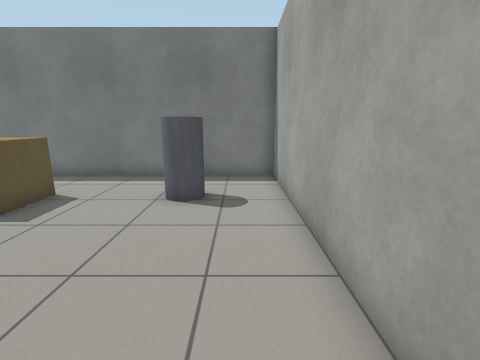
View 1 (above)

16 first-person views from a walk through a world built for the Gazebo simulator. The camera is 1.1 m above the floor, tilts 12° down and sees 85° across. The floor is counted in squares, 0.5 m on a side. Each view is taken from the middle of a square. On the plan, view 1 faces up. The plan holds only what a view shows up to about 16 squares ahead; the rest is blank.

View 2
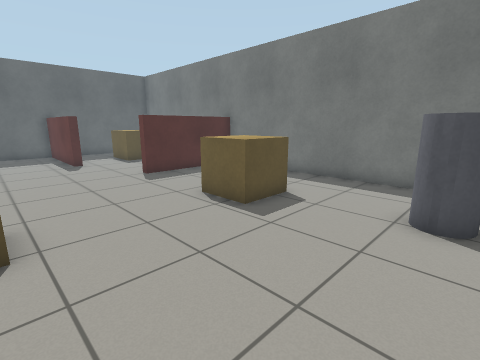

View 3
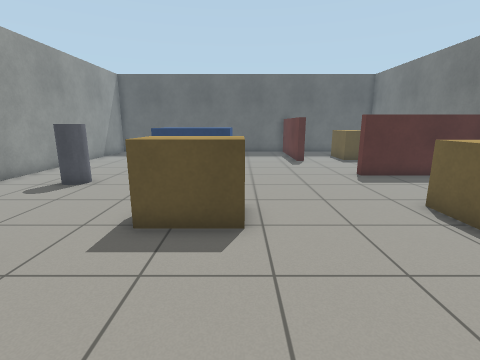

View 4
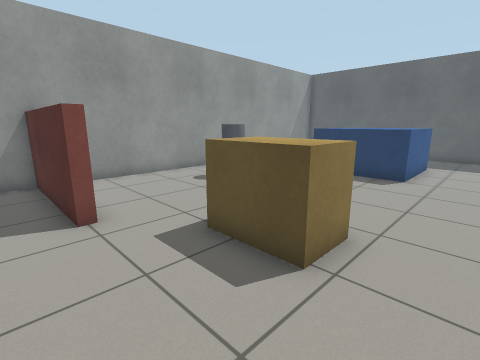

View 5
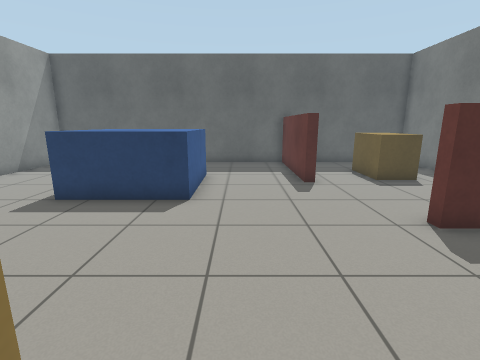

View 6
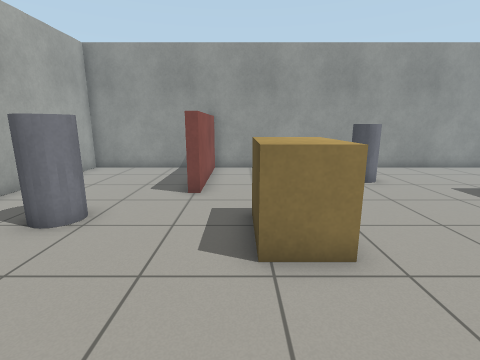

View 7
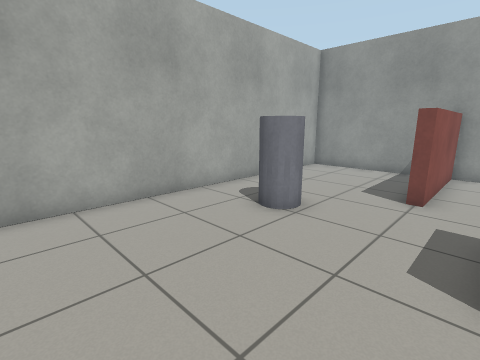

View 8
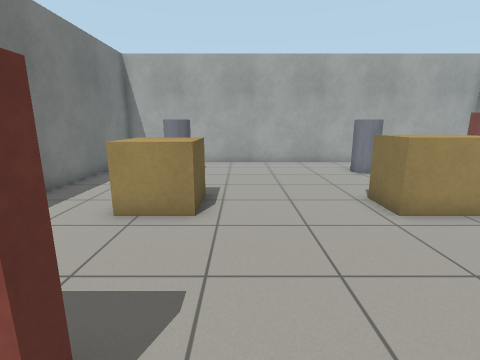

View 9
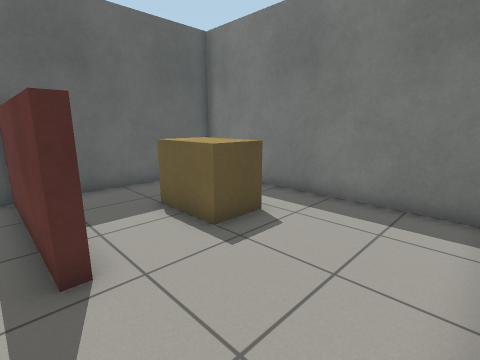

View 10
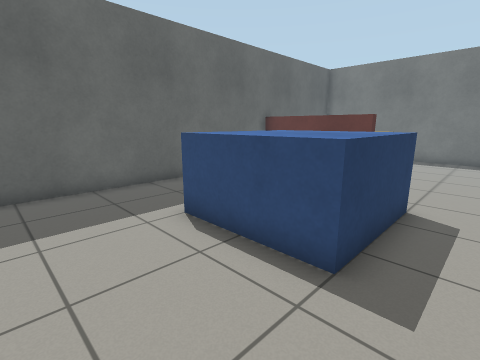

View 11
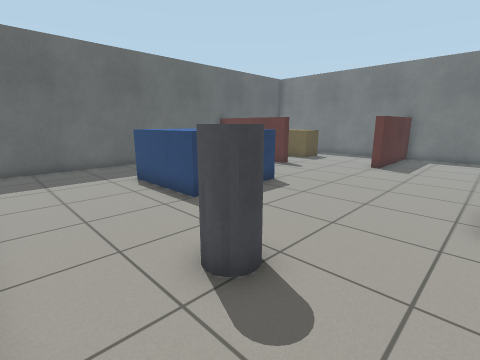

View 12
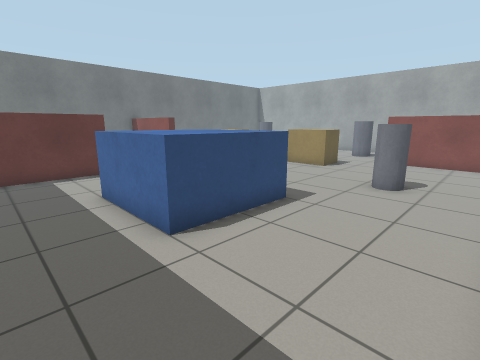

View 13
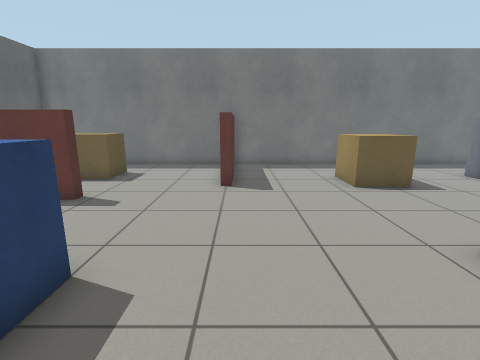

View 14
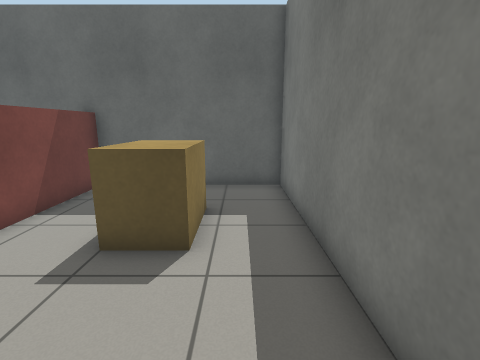

View 15
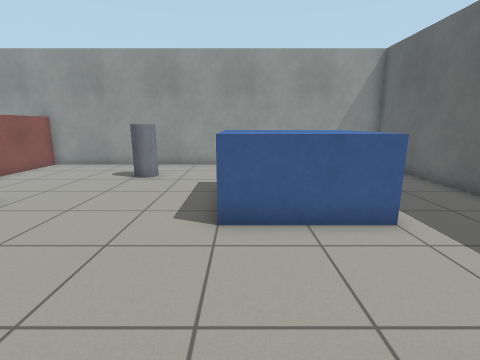

View 16
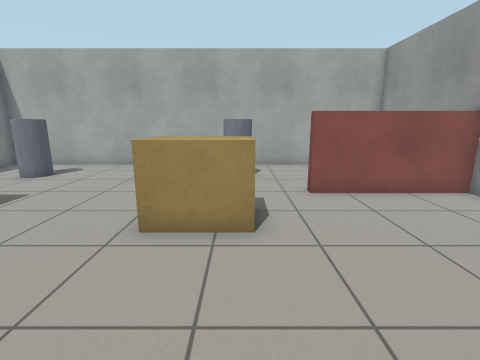

### Floor plan
Points are (right, up) in squares from view 1. A wall is a line through its corners. A room is listed if a view was taken in it or the views show most of it. See-through windows are left out.
Room 1 (views 1, 2, 3, 4, 5, 6, 7, 8, 9, 10, 11, 12, 13, 14, 15, 16)
walls: (-16.9, 5) (-16.9, 4.5) (-22.5, 4.5); (-12.3, 11.6) (-12.3, 6.3) (-12.7, 6.3) (-12.7, 6.9); (-4.7, -8.6) (-4.7, -3.3) (-4.3, -3.3) (-4.3, -8.5); (-22.5, 4.9) (-18.2, 4.9); (1.5, -8.5) (1.5, 11.5) (-22.5, 11.5) (-22.5, -8.5) (1.5, -8.5)
objects: crate (-19, 8) to (-18, 9); blue box (-18, -3) to (-15, 0); pillar (-11, -6) to (-11, -5); crate (-8, -1) to (-7, 1); crate (-8, 6) to (-6, 8); pillar (-2, -1) to (-1, -1); pillar (-2, 8) to (-1, 8)

Positions as (right, up) in squares from view 1, and headings:
1: (0, 0), facing up
2: (-1, 1), facing up-left
3: (-1, 1), facing left
4: (-3, 3), facing down-left
5: (-7, 2), facing left
6: (-6, 5), facing down
7: (-6, 5), facing down-right
8: (-14, 5), facing right
9: (-13, 4), facing up-left
10: (-13, -7), facing up-left
11: (-8, -8), facing up-left
12: (-21, -8), facing up-right
13: (-12, -3), facing up
14: (-13, 10), facing left
15: (-15, 6), facing down
16: (-13, -1), facing right
